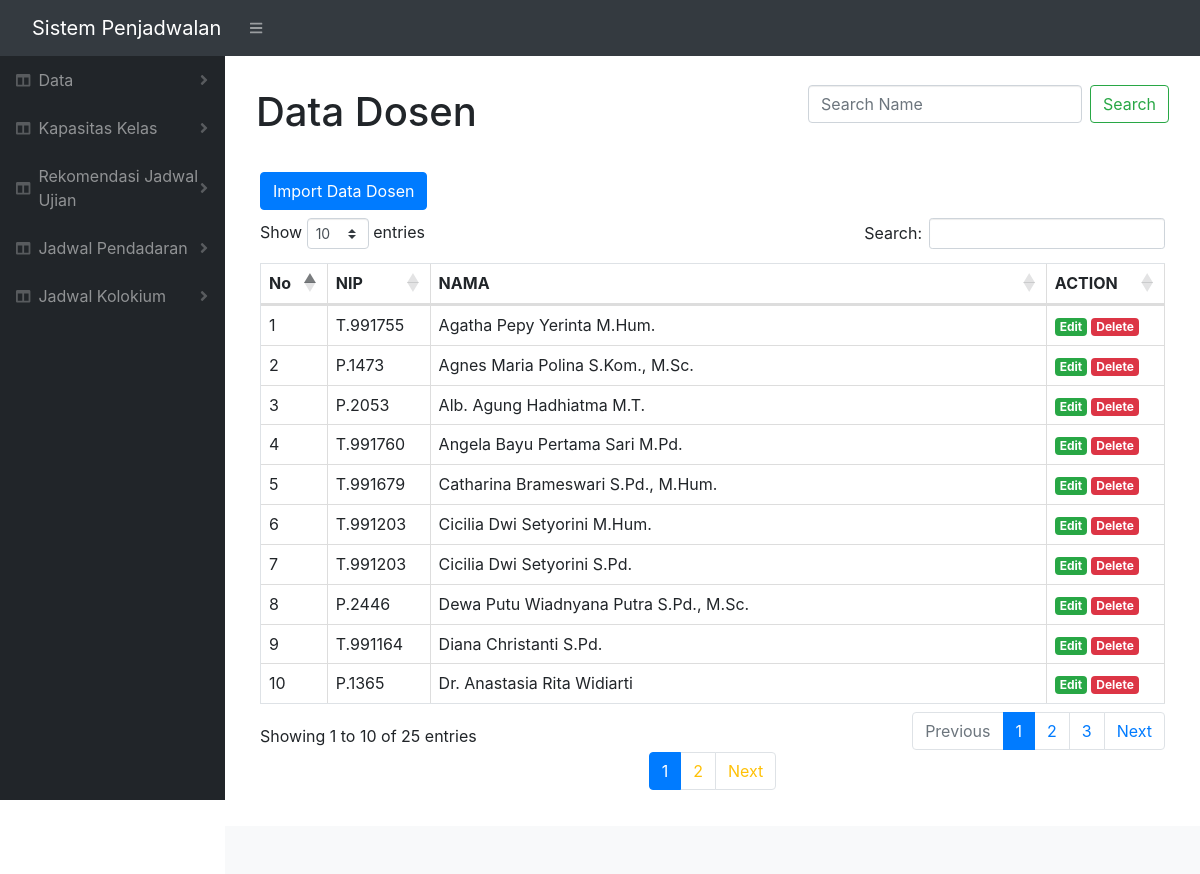
The page /index.php/home/dosen on the database its author committed.
### tables this page shows
CREATE TABLE `dosen` (
  `idDosen` int(11) NOT NULL,
  `nip` varchar(255) NOT NULL,
  `nama` varchar(255) NOT NULL
);

### index.php (called while the page is built, shortened)
<?php
require_once BASEPATH.'core/CodeIgniter.php';

### application/config/config.php (called while the page is built, shortened)
<?php
$config['base_url'] = 'http://localhost/informatika/';
$config['index_page'] = '';
$config['uri_protocol']	= 'REQUEST_URI';
$config['url_suffix'] = '';
$config['language']	= 'english';
$config['charset'] = 'UTF-8';
$config['enable_hooks'] = FALSE;
$config['subclass_prefix'] = 'MY_';
$config['composer_autoload'] = FALSE;
$config['permitted_uri_chars'] = 'a-z 0-9~%.:_\-=+"';
$config['enable_query_strings'] = FALSE;
$config['controller_trigger'] = 'c';
$config['function_trigger'] = 'm';
$config['directory_trigger'] = 'd';
$config['allow_get_array'] = TRUE;
$config['log_threshold'] = 0;
$config['log_path'] = '';
$config['log_file_extension'] = '';
$config['log_file_permissions'] = 0644;
$config['log_date_format'] = 'Y-m-d H:i:s';
$config['error_views_path'] = '';
$config['cache_path'] = '';
$config['cache_query_string'] = FALSE;
$config['encryption_key'] = '';
$config['sess_driver'] = 'files';
$config['sess_cookie_name'] = 'ci_session';
$config['sess_expiration'] = 7200;
$config['sess_save_path'] = NULL;
$config['sess_match_ip'] = FALSE;
$config['sess_time_to_update'] = 300;
$config['sess_regenerate_destroy'] = FALSE;
$config['cookie_prefix']	= '';
$config['cookie_domain']	= '';
$config['cookie_path']		= '/';
$config['cookie_secure']	= FALSE;
$config['cookie_httponly'] 	= FALSE;
$config['standardize_newlines'] = FALSE;
$config['global_xss_filtering'] = FALSE;
$config['csrf_protection'] = FALSE;
$config['csrf_token_name'] = 'csrf_test_name';
$config['csrf_cookie_name'] = 'csrf_cookie_name';
$config['csrf_expire'] = 7200;
$config['csrf_regenerate'] = TRUE;
$config['csrf_exclude_uris'] = array();
$config['compress_output'] = FALSE;
$config['time_reference'] = 'local';
$config['rewrite_short_tags'] = FALSE;
$config['proxy_ips'] = '';

### application/views/data/dosen.php (the view, shortened to what this page needs)
<div id="layoutSidenav_content">
    <main>
        <div class="container-fluid">
            <nav class="navbar">
                <h1 class="mt-4"><?= $title ?></h1>
                <form method="post" class="form-inline" action="<?php base_url('home/search'); ?>">
                    <input class="form-control mr-sm-2" name="nama" type="text" id="nama" placeholder="Search Name"
                        aria-label="Search">
                    <button class="btn btn-outline-success my-2 my-sm-0" type="submit">Search</button>
                </form>
            </nav>
            <div class="card-body">
                <a href="http://" class="btn btn-primary mb-2" data-toggle="modal" data-target="#exampleModal">Import
                    Data Dosen</a>
                <div class="table-responsive">
                    <table class="table table-bordered" id="dataTable" width="100%">
                        <thead>
                            <tr>
                                <th>No</th>
                                <th>NIP</th>
                                <th>NAMA</th>
                                <th>ACTION</th>
                            </tr>
                        </thead>
                        <tbody>
                            <?php $i = 1; ?>
                            <?php foreach ($data->result() as $row) : ?>
                            <tr>
                                <td><?= $i ?></td>
                                <td><?php echo $row->nip; ?></td>
                                <td><?php echo $row->nama; ?></td>
                                <td>
                                    <a href="<?php echo base_url(); ?>home/editDsn/<?= $row->nip; ?>"
                                        class="badge badge-success ">Edit</a>
                                    <a href="<?php echo base_url(); ?>home/deleteDsn/<?= $row->nip; ?>"
                                        class="badge badge-danger"
                                        onclick="return confirm('Are you sure you want to delete <?= $row->nip; ?>?');">Delete</a>
                                </td>
                            </tr>
                            <?php $i++; ?>
                            <?php endforeach; ?>
                        </tbody>
                    </table>
                    <div class="row">
                        <div class="col">
                            <?php echo $pagination; ?>
                        </div>
                    </div>
                </div>
            </div>
        </div>
    </main>

### assets/dateindo/css/ilmudetil.css (style rules this page uses)
a { color: #FFC107;text-decoration: none; }

### rows shown on the page
dosen: nip "T.991755", nama "Agatha Pepy Yerinta M.Hum."
dosen: nip "P.1473", nama "Agnes Maria Polina S.Kom., M.Sc."
dosen: nip "P.2053", nama "Alb. Agung Hadhiatma M.T."
dosen: nip "T.991760", nama "Angela Bayu Pertama Sari M.Pd."
dosen: nip "T.991679", nama "Catharina Brameswari S.Pd., M.Hum."
dosen: nip "T.991203", nama "Cicilia Dwi Setyorini M.Hum."
dosen: nip "T.991203", nama "Cicilia Dwi Setyorini S.Pd."
dosen: nip "P.2446", nama "Dewa Putu Wiadnyana Putra S.Pd., M.Sc."
dosen: nip "T.991164", nama "Diana Christanti S.Pd."
dosen: nip "P.1365", nama "Dr. Anastasia Rita Widiarti"

### other values the page prints
$title "Data Dosen"
$pagination "1 2 Next"
